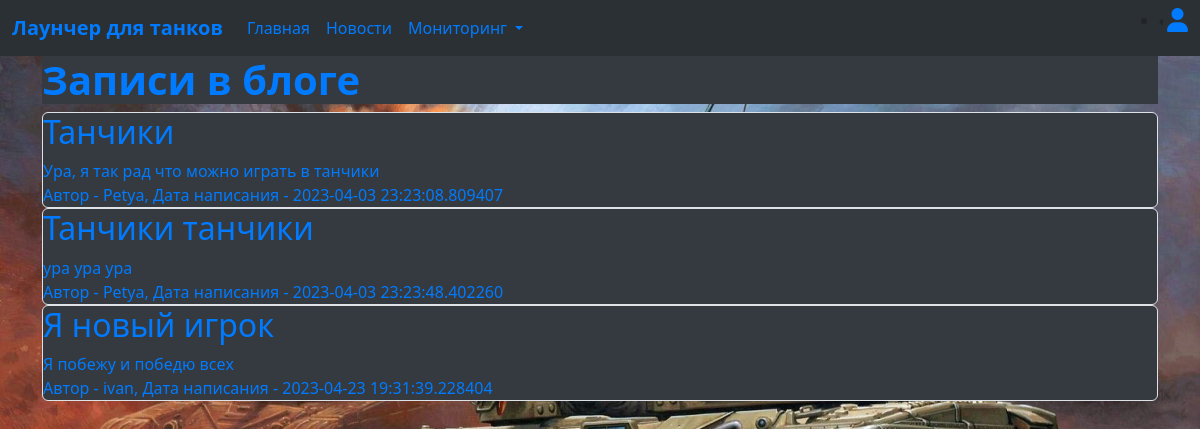
Screenshot of /open_news with the database file from the repository.
### data/news.py (models this page shows, shortened)
class News(SqlAlchemyBase, SerializerMixin):
    __tablename__ = 'news'
    id = sqlalchemy.Column(sqlalchemy.Integer,
                           primary_key=True, autoincrement=True)
    title = sqlalchemy.Column(sqlalchemy.String, nullable=True)
    content = sqlalchemy.Column(sqlalchemy.String, nullable=True)
    created_date = sqlalchemy.Column(sqlalchemy.DateTime,
                                     default=datetime.datetime.now)
    is_private = sqlalchemy.Column(sqlalchemy.Boolean, default=True)
    user_id = sqlalchemy.Column(sqlalchemy.Integer,
                                sqlalchemy.ForeignKey("users.id"))
    user = orm.relationship('User', back_populates='news')

### data/users.py (models this page shows, shortened)
class User(SqlAlchemyBase, UserMixin, SerializerMixin):
    __tablename__ = 'users'
    id = sqlalchemy.Column(sqlalchemy.Integer,
                           primary_key=True, autoincrement=True)
    name = sqlalchemy.Column(sqlalchemy.String, nullable=True)
    about = sqlalchemy.Column(sqlalchemy.String, nullable=True)
    email = sqlalchemy.Column(sqlalchemy.String,
                              index=True, unique=True, nullable=True)
    hashed_password = sqlalchemy.Column(sqlalchemy.String, nullable=True)
    created_date = sqlalchemy.Column(sqlalchemy.DateTime,
                                     default=datetime.datetime.now)
    equipment = orm.relationship("Equipment", back_populates='user')
    news = orm.relationship("News", back_populates='user')

### main.py (the view)
@app.route('/open_news')
def open_news():
    db_sess = db_session.create_session()
    if current_user.is_authenticated:
        news = db_sess.query(News).filter(
            (News.user == current_user) | (News.is_private != True))
    else:
        news = db_sess.query(News).filter(News.is_private != True)
    return render_template("open_news.html", news=news)

### data/db_session.py (called while the page is built)
def create_session() -> Session:
    global __factory
    return __factory()

### templates/open_news.html (shortened to what this page needs)
{% extends "base.html" %}
{% block content %}
<h1 style="background-color: #343A40; color: #007BFF"><strong>Записи в блоге</strong></h1>
{% for item in news%}
<div style="background-color: #343A40; color: #007BFF" class="col-md6 border rounded">
    <h2> {{item.title}}</h2>
    <div>
        {{item.content}}
    </div>
    <div>
        Автор - {{item.user.name}}, Дата написания - {{item.created_date}}
    </div>
</div>
{% endfor %}
{% endblock %}

### static/style.css (style rules this page uses)
body { padding 30px; }

### templates/base.html (style rules this page uses)
body { background-image: url('static/images/Tank.jpg'); background-repeat: no-repeat; background-attachment: fixed; background-size: 100% 100%; }

### rows the page displays
News: title "Танчики", content "Ура, я так рад что можно играть в танчики", user.name "Petya", created_date "2023-04-03 23:23:08.809407"
News: title "Танчики танчики", content "ура ура ура", user.name "Petya", created_date "2023-04-03 23:23:48.402260"
News: title "Я новый игрок", content "Я побежу и победю всех", user.name "ivan", created_date "2023-04-23 19:31:39.228404"
